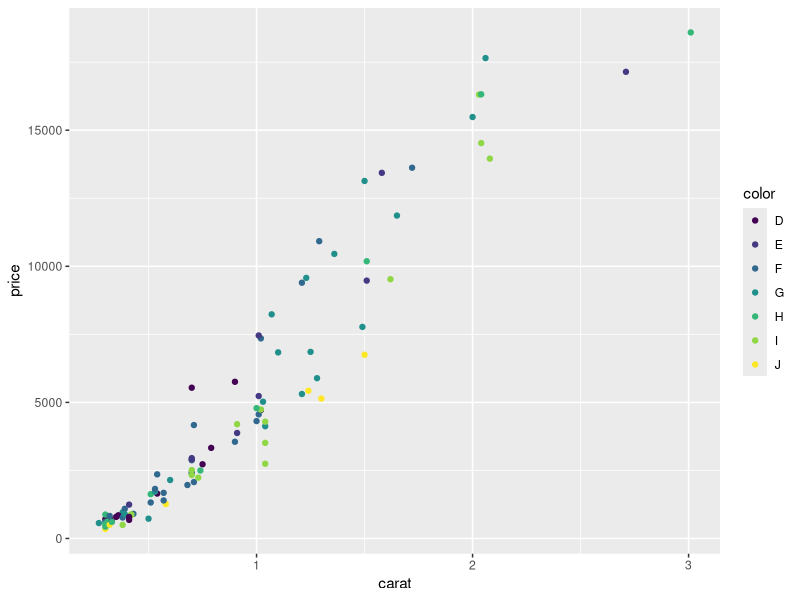
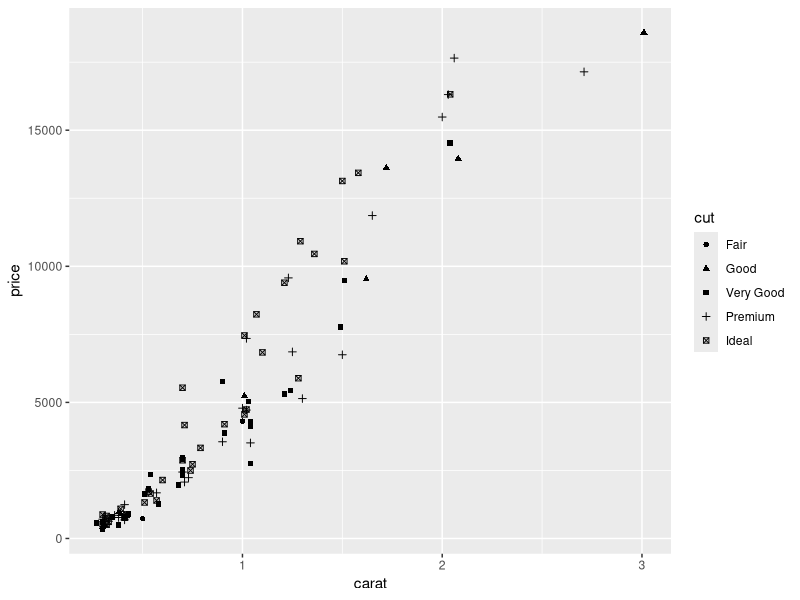
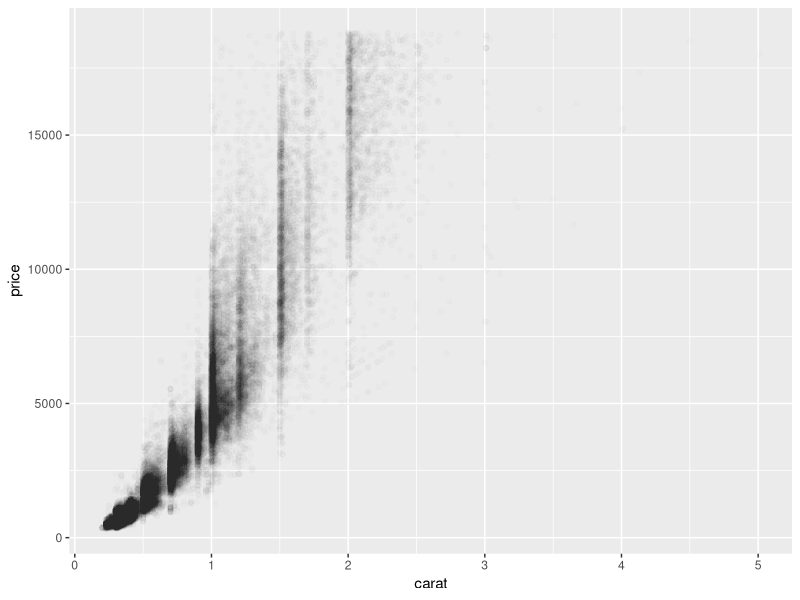
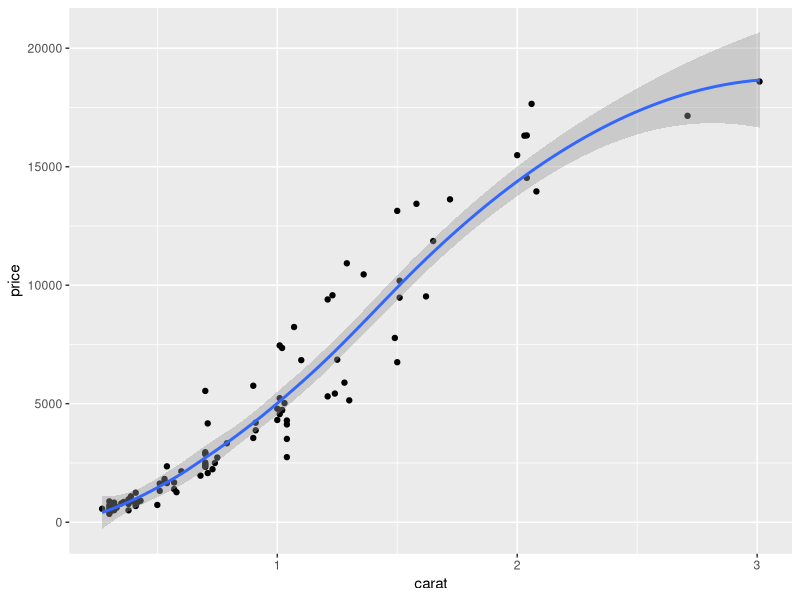
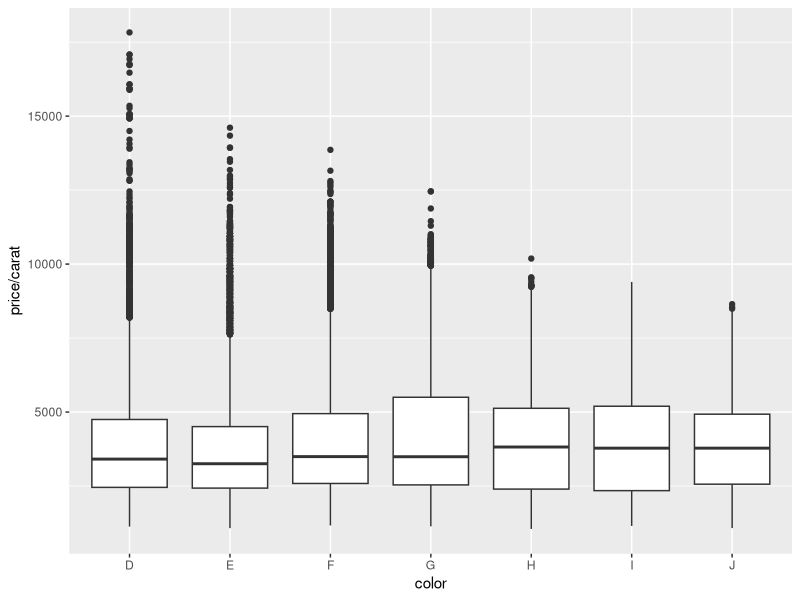
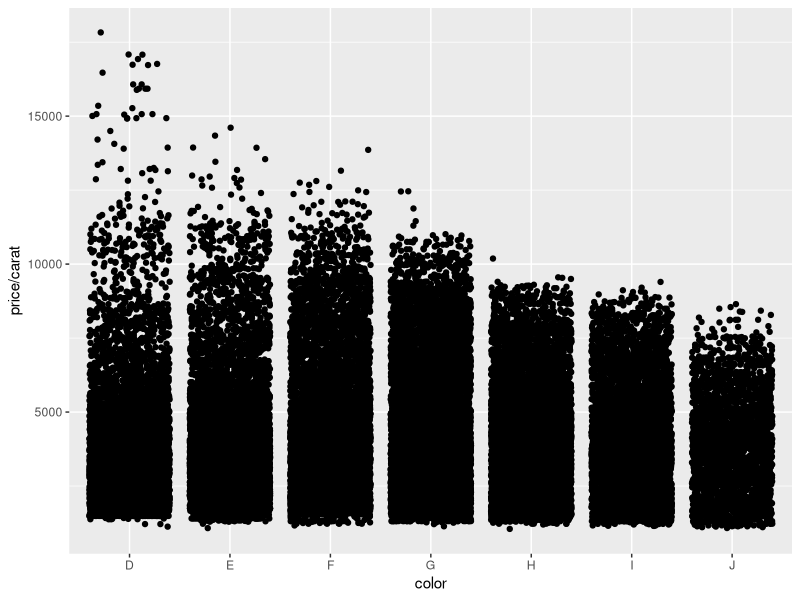
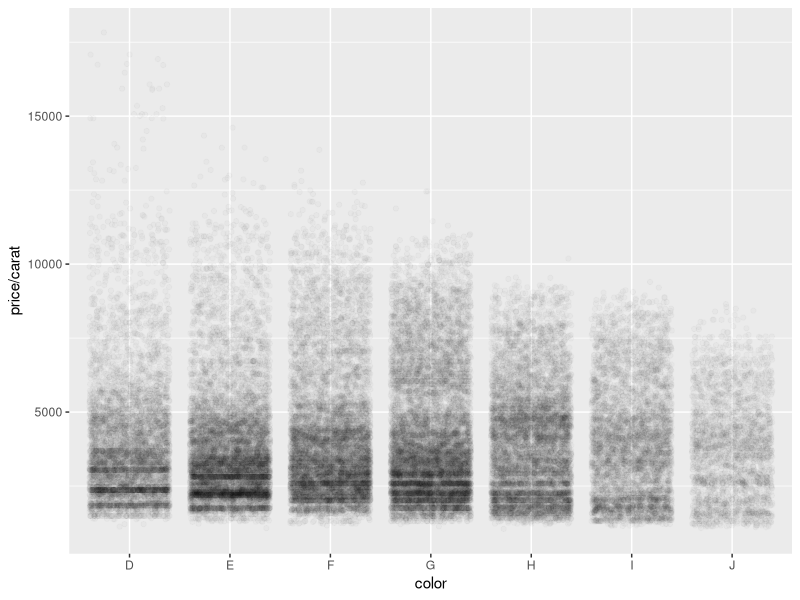
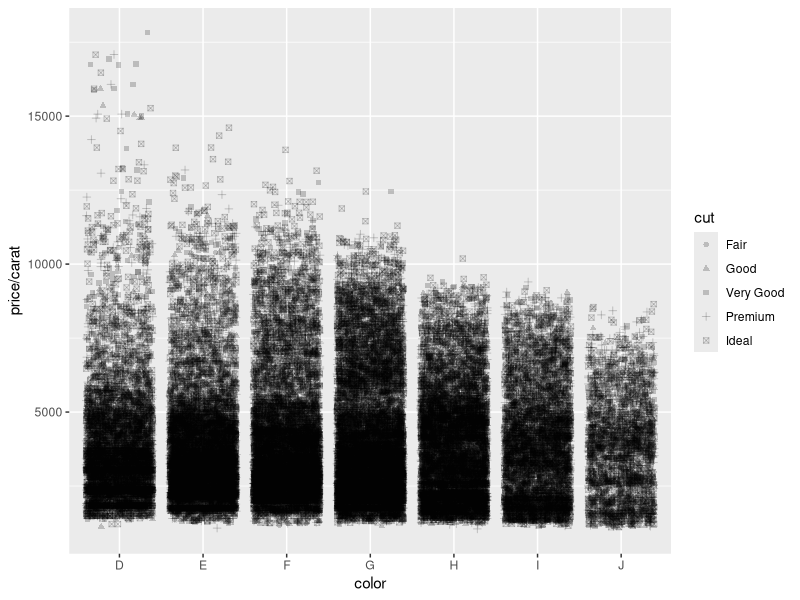

These charts were generated, in order, by the following R code:
##include library
library(ggplot2)
diamonds.subset <- diamonds[sample(nrow(diamonds), 100), ]

#plots with one more dimension
qplot(carat, price, data = diamonds.subset, color = color) # different color
qplot(carat, price, data = diamonds.subset, shape = cut) #different shape
qplot(carat, price, data = diamonds, alpha = I(1/100)) #different transparence 
qplot(carat, price, data = diamonds.subset, geom = c("point", "smooth")) #add lowess line
qplot(color, price / carat, data = diamonds, geom = "boxplot") 
qplot(color, price / carat, data = diamonds, geom = "jitter")
qplot(color, price / carat, data = diamonds, geom = "jitter", alpha = I(1 / 50))
qplot(color, price / carat, data = diamonds, geom = "jitter", alpha = I(1 / 5), shape = cut)# 以資料點的形狀區分 cut 變數
qplot(color, price / carat, data = diamonds, geom = "jitter", alpha = I(1 / 5), color = color)# 以資料點的顏色區分 color 變數
qplot(color, price / carat, data = diamonds, geom = "jitter", alpha = I(1 / 5), color = cut)# 以資料點的顏色區分 cut 變數
qplot(color, price / carat, data = diamonds, geom = "boxplot", color = color)# 以箱形圖的外框顏色區分 color 變數
qplot(color, price / carat, data = diamonds, geom = "boxplot", fill = color)# 以箱形圖的內部顏色區分 color 變數
qplot(color, price / carat, data = diamonds, geom = "boxplot", size = I(2))# 調整箱形圖的外框粗細




qplot(carat, data = diamonds, geom = "histogram")
qplot(carat, data = diamonds, geom = "histogram",  binwidth = 0.5, xlim = c(0, 3))
qplot(carat, data = diamonds, geom = "histogram",  binwidth = 0.01, xlim = c(0, 3))
qplot(carat, data = diamonds, geom = "histogram",  fill = color)
qplot(carat, data = diamonds, geom = "density")
qplot(carat, data = diamonds, geom = "density", adjust = 3)
qplot(carat, data = diamonds, geom = "density", color = color)
qplot(carat, ..density.., data = diamonds, geom = c("histogram", "density")) #plot histogram and density plot together



qplot(color, data = diamonds, geom = "bar")
qplot(color, data = diamonds, geom = "bar", weight = carat) + ylab("carat")

#line 圖形的 x 軸是時間的資訊，用來呈現某個變數隨著時間的變化
qplot(date, uempmed, data = economics, geom = "line")
qplot(date, unemploy / pop, data = economics, geom = "line") 
#path 則是用在比較兩個變數隨的時間變化的關係。
qplot(unemploy / pop, uempmed, data = economics,  geom = c("point", "path"))
year <- function(x) as.POSIXlt(x)$year + 1900
qplot(unemploy / pop, uempmed, data = economics, geom = "path", colour = year(date))

#facets 參數配合公式的方式指定，公式的左邊是列（row）、右邊是行（column）
qplot(carat, data = diamonds, facets = color ~ cut,  geom = "histogram", binwidth = 0.1, xlim = c(0, 3))
qplot(carat, data = diamonds, facets = color ~ ., geom = "histogram", binwidth = 0.1, xlim = c(0, 3))


# 產生繪圖用的因子變數
mtcars$gear <- factor(mtcars$gear,levels=c(3, 4, 5), labels=c("3gears", "4gears", "5gears"))
mtcars$am <- factor(mtcars$am,levels=c(0, 1), labels=c("Automatic", "Manual"))
mtcars$cyl <- factor(mtcars$cyl,levels=c(4, 6, 8), labels=c("4cyl", "6cyl", "8cyl"))

# gear 分組畫出 mpg 密度函數圖, 以 fill 做grouping 
qplot(mpg, data = mtcars, geom = "density", fill = gear, alpha = I(.5), main="Distribution of Gas Milage", xlab="Miles Per Gallon", ylab="Density")
#將資料以 gear 與 cylinder 分組，畫出 mpg 與 hp 的散佈圖，並且以資料點的顏色與形狀標示 am
qplot(hp, mpg, data = mtcars, shape = am, color = am,  facets = gear~cyl, size = I(3),  xlab = "Horsepower", ylab = "Miles per Gallon")
# 畫出箱形圖，並且在上面用 jitter 資料點畫出實際資料的位置
qplot(gear, mpg, data = mtcars, geom = c("boxplot", "jitter"), fill = gear, main = "Mileage by Gear Number", xlab = "", ylab = "Miles per Gallon")






















